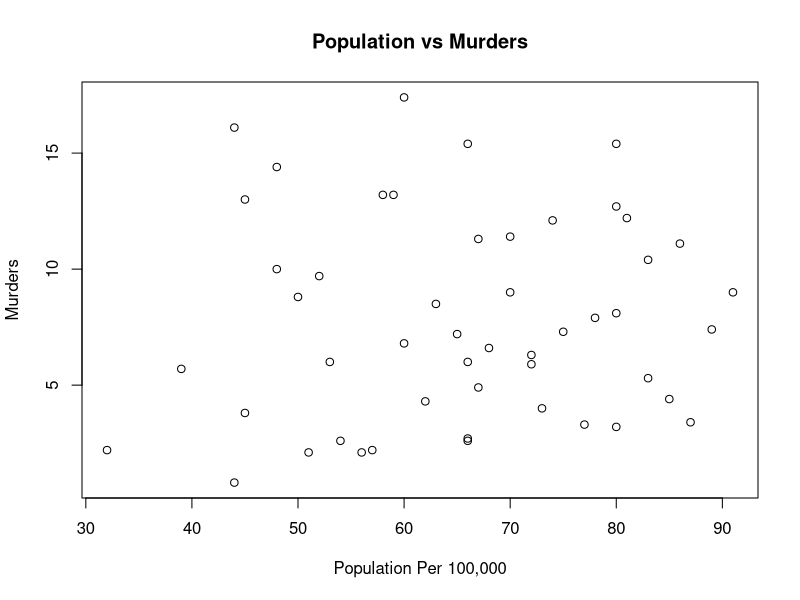
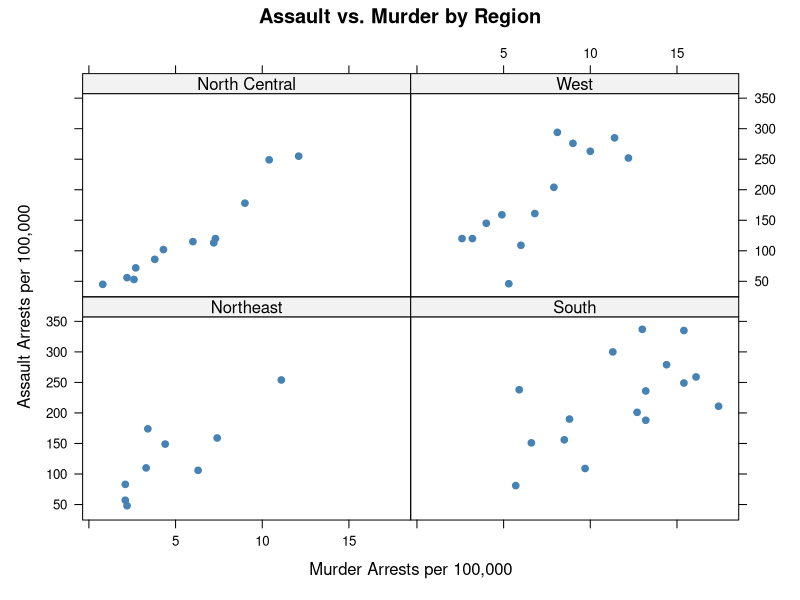
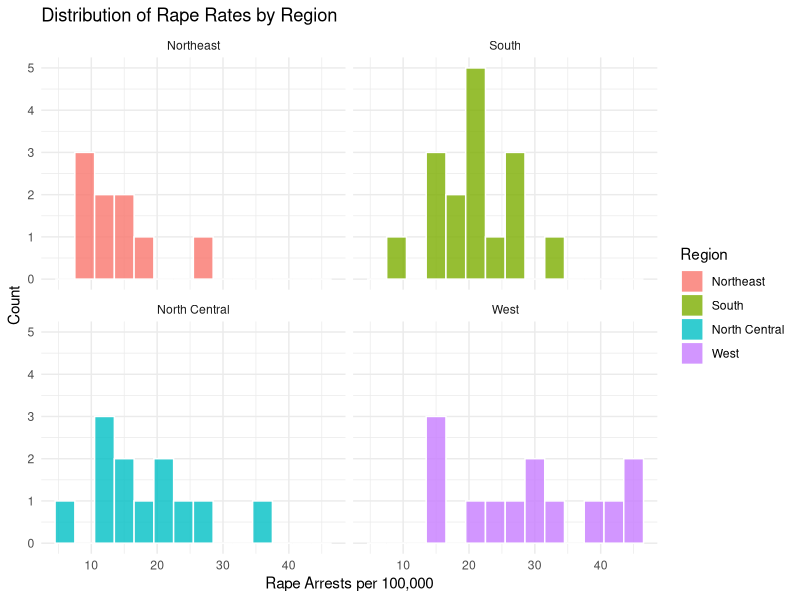

Generate these figures, in order, with R:
library(ggplot2)
library(lattice)

USArrests

# 1
plot(USArrests$UrbanPop, USArrests$Murder,
     main = "Population vs Murders",
     xlab = "Population Per 100,000",
     ylab = "Murders",)

# 2
USArrests$Region <- state.region

xyplot(Assault ~ Murder | Region,
       data = USArrests,
       main = "Assault vs. Murder by Region",
       xlab = "Murder Arrests per 100,000",
       ylab = "Assault Arrests per 100,000",
       pch = 19, col = "steelblue")

# 3

ggplot(USArrests, aes(x = Rape, fill = Region)) +
  geom_histogram(binwidth = 3, color = "white", alpha = 0.8) +
  facet_wrap(~ Region) +
  labs(title = "Distribution of Rape Rates by Region",
       x = "Rape Arrests per 100,000",
       y = "Count") +
  theme_minimal()
